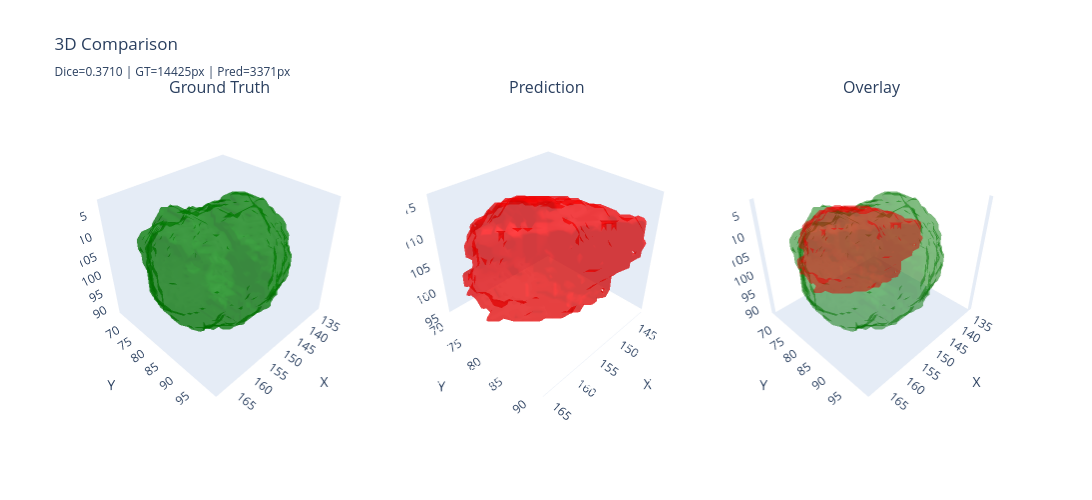

The code cell stored with this chart in its notebook:
### Markdown cell above
## 12. Interactive 3D Visualization

### Code cell
def visualize_3d_comparison(pred_mask, gt_mask, title="3D Comparison"):
    """
    Interactive 3D visualization comparing prediction and ground truth.
    """
    print("Generating 3D meshes...")
    
    # Generate meshes
    pad_pred = np.pad(pred_mask, 1, mode='constant')
    pad_gt = np.pad(gt_mask, 1, mode='constant')
    
    verts_pred, faces_pred, _, _ = measure.marching_cubes(pad_pred.astype(float), level=0.5)
    verts_gt, faces_gt, _, _ = measure.marching_cubes(pad_gt.astype(float), level=0.5)
    
    print(f"  Prediction: {len(verts_pred)} vertices")
    print(f"  Ground truth: {len(verts_gt)} vertices")
    
    # Create side-by-side subplots
    from plotly.subplots import make_subplots
    
    fig = make_subplots(
        rows=1, cols=3,
        specs=[[{'type': 'surface'}, {'type': 'surface'}, {'type': 'surface'}]],
        subplot_titles=('Ground Truth', 'Prediction', 'Overlay'),
        horizontal_spacing=0.05
    )
    
    # Ground truth (green)
    fig.add_trace(
        go.Mesh3d(
            x=verts_gt[:, 0], y=verts_gt[:, 1], z=verts_gt[:, 2],
            i=faces_gt[:, 0], j=faces_gt[:, 1], k=faces_gt[:, 2],
            color='green', opacity=0.5, name='GT', showscale=False
        ),
        row=1, col=1
    )
    
    # Prediction (red)
    fig.add_trace(
        go.Mesh3d(
            x=verts_pred[:, 0], y=verts_pred[:, 1], z=verts_pred[:, 2],
            i=faces_pred[:, 0], j=faces_pred[:, 1], k=faces_pred[:, 2],
            color='red', opacity=0.5, name='Pred', showscale=False
        ),
        row=1, col=2
    )
    
    # Overlay (both)
    fig.add_trace(
        go.Mesh3d(
            x=verts_gt[:, 0], y=verts_gt[:, 1], z=verts_gt[:, 2],
            i=faces_gt[:, 0], j=faces_gt[:, 1], k=faces_gt[:, 2],
            color='green', opacity=0.3, name='GT', showscale=False
        ),
        row=1, col=3
    )
    fig.add_trace(
        go.Mesh3d(
            x=verts_pred[:, 0], y=verts_pred[:, 1], z=verts_pred[:, 2],
            i=faces_pred[:, 0], j=faces_pred[:, 1], k=faces_pred[:, 2],
            color='red', opacity=0.3, name='Pred', showscale=False
        ),
        row=1, col=3
    )
    
    # Update layout
    fig.update_layout(
        title=f'{title}<br><sub>Dice={dice_score:.4f} | GT={gt_mask.sum()}px | Pred={pred_mask.sum()}px</sub>',
        width=1400,
        height=500,
        showlegend=False
    )
    
    # Match scenes
    fig.update_scenes(
        xaxis=dict(title='X', showgrid=False),
        yaxis=dict(title='Y', showgrid=False),
        zaxis=dict(title='Z', showgrid=False),
        aspectmode='data',
        camera=dict(eye=dict(x=1.5, y=1.5, z=1.5))
    )
    
    # Save
    filename = output_dir / '3d_comparison.html'
    fig.write_html(filename)
    print(f"✓ Saved: {filename}")
    print("  Open in browser for interactive 3D visualization!")
    
    fig.show()
    return fig


# Generate 3D comparison
fig_3d = visualize_3d_comparison(predicted_mask_original, mask_array)

### Figure 1 — Plotly figure (JSON) as saved in the notebook; plotly's stock layout.template omitted (floating-point values rounded to 4 significant figures; data arrays with more than 128 entries replaced by an {"elided": "..."} marker saying what was removed)
{"data": [{"color": "green", "i": {"elided": "9706 int values"}, "j": {"elided": "9706 int values"}, "k": {"elided": "9706 int values"}, "name": "GT", "opacity": 0.5, "scene": "scene", "showscale": false, "type": "mesh3d", "x": {"elided": "4853 float values"}, "y": {"elided": "4853 float values"}, "z": {"elided": "4853 float values"}}, {"color": "red", "i": {"elided": "4418 int values"}, "j": {"elided": "4418 int values"}, "k": {"elided": "4418 int values"}, "name": "Pred", "opacity": 0.5, "scene": "scene2", "showscale": false, "type": "mesh3d", "x": {"elided": "2197 float values"}, "y": {"elided": "2197 float values"}, "z": {"elided": "2197 float values"}}, {"color": "green", "i": {"elided": "9706 int values"}, "j": {"elided": "9706 int values"}, "k": {"elided": "9706 int values"}, "name": "GT", "opacity": 0.3, "scene": "scene3", "showscale": false, "type": "mesh3d", "x": {"elided": "4853 float values"}, "y": {"elided": "4853 float values"}, "z": {"elided": "4853 float values"}}, {"color": "red", "i": {"elided": "4418 int values"}, "j": {"elided": "4418 int values"}, "k": {"elided": "4418 int values"}, "name": "Pred", "opacity": 0.3, "scene": "scene3", "showscale": false, "type": "mesh3d", "x": {"elided": "2197 float values"}, "y": {"elided": "2197 float values"}, "z": {"elided": "2197 float values"}}], "layout": {"annotations": [{"font": {"size": 16}, "showarrow": false, "text": "Ground Truth", "x": 0.15, "xanchor": "center", "xref": "paper", "y": 1, "yanchor": "bottom", "yref": "paper"}, {"font": {"size": 16}, "showarrow": false, "text": "Prediction", "x": 0.5, "xanchor": "center", "xref": "paper", "y": 1, "yanchor": "bottom", "yref": "paper"}, {"font": {"size": 16}, "showarrow": false, "text": "Overlay", "x": 0.85, "xanchor": "center", "xref": "paper", "y": 1, "yanchor": "bottom", "yref": "paper"}], "height": 500, "scene": {"aspectmode": "data", "camera": {"eye": {"x": 1.5, "y": 1.5, "z": 1.5}}, "domain": {"x": [0, 0.3], "y": [0, 1]}, "xaxis": {"showgrid": false, "title": {"text": "X"}}, "yaxis": {"showgrid": false, "title": {"text": "Y"}}, "zaxis": {"showgrid": false, "title": {"text": "Z"}}}, "scene2": {"aspectmode": "data", "camera": {"eye": {"x": 1.5, "y": 1.5, "z": 1.5}}, "domain": {"x": [0.35, 0.65], "y": [0, 1]}, "xaxis": {"showgrid": false, "title": {"text": "X"}}, "yaxis": {"showgrid": false, "title": {"text": "Y"}}, "zaxis": {"showgrid": false, "title": {"text": "Z"}}}, "scene3": {"aspectmode": "data", "camera": {"eye": {"x": 1.5, "y": 1.5, "z": 1.5}}, "domain": {"x": [0.7, 1], "y": [0, 1]}, "xaxis": {"showgrid": false, "title": {"text": "X"}}, "yaxis": {"showgrid": false, "title": {"text": "Y"}}, "zaxis": {"showgrid": false, "title": {"text": "Z"}}}, "showlegend": false, "title": {"text": "3D Comparison<br><sub>Dice=0.3710 | GT=14425px | Pred=3371px</sub>"}, "width": 1400}}
